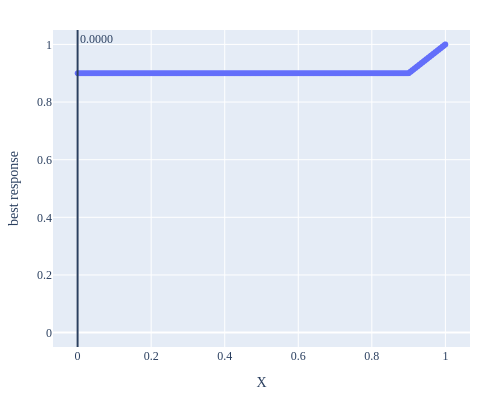

This figure's notebook cell:
### Code cell
p = [2,3]
# p = [1]
priors_eps = np.array([0.32-eps_max, 0.02+eps_max, 0.36, 0.3])
thresholds = np.array([0.0, 0.2+delta_max, 0.6, 0.9])
X_p = best_response_vectorized(X, thresholds[p], priors_eps[p], c)
fig = px.scatter(x=X, y=X_p, labels={"x": "X", "y": "best response"}).update_layout(
    width=500, height=400,
    font=dict(family="iosevka"),
    margin=dict(t=30, b=30, l=30, r=30),
    yaxis=dict(range=(-0.05, 1.05))
    )

m = X[X_p!=X][0]
fig.add_vline(x=m, annotation=dict(text=f"{m:.4f}"))
print(f"{thresholds[1]-m:.4f}")
fig

### Figure 1 — Plotly figure (JSON) as saved in the notebook; plotly's stock layout.template omitted (floating-point values rounded to 4 significant figures; data arrays with more than 128 entries replaced by an {"elided": "..."} marker saying what was removed)
{"data": [{"hovertemplate": "X=%{x}<br>best response=%{y}<extra></extra>", "legendgroup": "", "marker": {"color": "#636efa", "symbol": "circle"}, "mode": "markers", "name": "", "showlegend": false, "type": "scattergl", "x": {"elided": "10001 float values"}, "xaxis": "x", "y": {"elided": "10001 float values"}, "yaxis": "y"}], "layout": {"annotations": [{"showarrow": false, "text": "0.0000", "x": 0, "xanchor": "left", "xref": "x", "y": 1, "yanchor": "top", "yref": "y domain"}], "font": {"family": "iosevka"}, "height": 400, "legend": {"tracegroupgap": 0}, "margin": {"b": 30, "l": 30, "r": 30, "t": 30}, "shapes": [{"type": "line", "x0": 0, "x1": 0, "xref": "x", "y0": 0, "y1": 1, "yref": "y domain"}], "width": 500, "xaxis": {"anchor": "y", "domain": [0, 1], "title": {"text": "X"}}, "yaxis": {"anchor": "x", "domain": [0, 1], "range": [-0.05, 1.05], "title": {"text": "best response"}}}}
